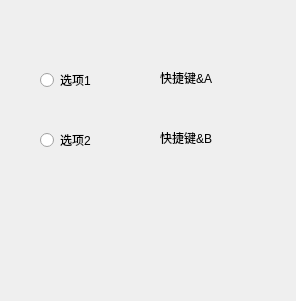
<?xml version="1.0" encoding="UTF-8"?>
<ui version="4.0">
 <class>Widget</class>
 <widget class="QWidget" name="Widget">
  <property name="geometry">
   <rect>
    <x>0</x>
    <y>0</y>
    <width>296</width>
    <height>301</height>
   </rect>
  </property>
  <property name="windowTitle">
   <string>Widget</string>
  </property>
  <widget class="QLabel" name="label">
   <property name="geometry">
    <rect>
     <x>160</x>
     <y>70</y>
     <width>71</width>
     <height>16</height>
    </rect>
   </property>
   <property name="text">
    <string>快捷键&amp;A</string>
   </property>
  </widget>
  <widget class="QLabel" name="label_2">
   <property name="geometry">
    <rect>
     <x>160</x>
     <y>130</y>
     <width>71</width>
     <height>16</height>
    </rect>
   </property>
   <property name="text">
    <string>快捷键&amp;B</string>
   </property>
  </widget>
  <widget class="QRadioButton" name="radioButton">
   <property name="geometry">
    <rect>
     <x>40</x>
     <y>70</y>
     <width>88</width>
     <height>20</height>
    </rect>
   </property>
   <property name="text">
    <string>选项1</string>
   </property>
  </widget>
  <widget class="QRadioButton" name="radioButton_2">
   <property name="geometry">
    <rect>
     <x>40</x>
     <y>130</y>
     <width>88</width>
     <height>20</height>
    </rect>
   </property>
   <property name="text">
    <string>选项2</string>
   </property>
  </widget>
 </widget>
 <resources/>
 <connections/>
</ui>
